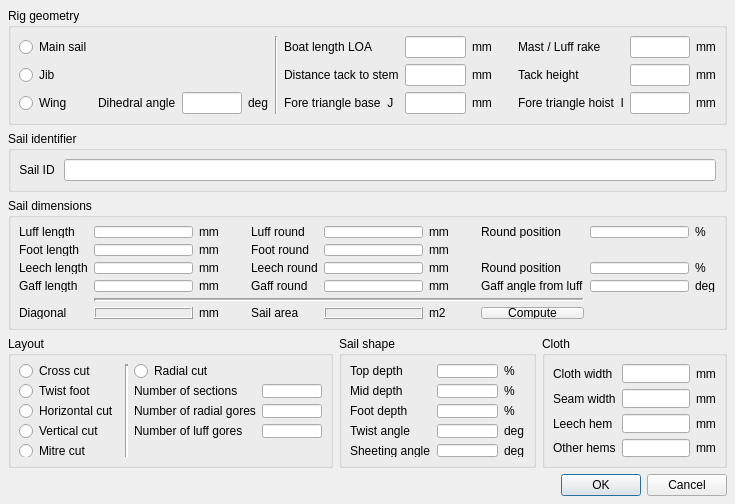
<ui version="4.0" >
 <author></author>
 <comment></comment>
 <exportmacro></exportmacro>
 <class>CFormDefBase</class>
 <widget class="QDialog" name="CFormDefBase" >
  <property name="geometry" >
   <rect>
    <x>0</x>
    <y>0</y>
    <width>735</width>
    <height>504</height>
   </rect>
  </property>
  <property name="minimumSize" >
   <size>
    <width>700</width>
    <height>500</height>
   </size>
  </property>
  <property name="windowTitle" >
   <string>Sail definition</string>
  </property>
  <layout class="QGridLayout" >
   <property name="margin" >
    <number>8</number>
   </property>
   <property name="spacing" >
    <number>6</number>
   </property>
   <item row="4" column="0" colspan="3" >
    <layout class="QHBoxLayout" >
     <property name="margin" >
      <number>0</number>
     </property>
     <property name="spacing" >
      <number>6</number>
     </property>
     <item>
      <spacer>
       <property name="orientation" >
        <enum>Qt::Horizontal</enum>
       </property>
       <property name="sizeType" >
        <enum>QSizePolicy::Expanding</enum>
       </property>
       <property name="sizeHint" >
        <size>
         <width>20</width>
         <height>20</height>
        </size>
       </property>
      </spacer>
     </item>
     <item>
      <widget class="QPushButton" name="btnOK" >
       <property name="focusPolicy" >
        <enum>Qt::StrongFocus</enum>
       </property>
       <property name="text" >
        <string>OK</string>
       </property>
      </widget>
     </item>
     <item>
      <widget class="QPushButton" name="btnCancel" >
       <property name="text" >
        <string>Cancel</string>
       </property>
      </widget>
     </item>
    </layout>
   </item>
   <item row="2" column="0" colspan="3" >
    <widget class="QGroupBox" name="GroupSail" >
     <property name="title" >
      <string>Sail dimensions</string>
     </property>
     <layout class="QGridLayout" >
      <property name="margin" >
       <number>8</number>
      </property>
      <property name="spacing" >
       <number>6</number>
      </property>
      <item row="0" column="3" >
       <spacer>
        <property name="orientation" >
         <enum>Qt::Horizontal</enum>
        </property>
        <property name="sizeType" >
         <enum>QSizePolicy::MinimumExpanding</enum>
        </property>
        <property name="sizeHint" >
         <size>
          <width>20</width>
          <height>20</height>
         </size>
        </property>
       </spacer>
      </item>
      <item row="0" column="6" >
       <widget class="QLabel" name="lbmm_6" >
        <property name="text" >
         <string>mm</string>
        </property>
       </widget>
      </item>
      <item row="0" column="7" >
       <spacer>
        <property name="orientation" >
         <enum>Qt::Horizontal</enum>
        </property>
        <property name="sizeType" >
         <enum>QSizePolicy::MinimumExpanding</enum>
        </property>
        <property name="sizeHint" >
         <size>
          <width>20</width>
          <height>20</height>
         </size>
        </property>
       </spacer>
      </item>
      <item row="0" column="8" >
       <widget class="QLabel" name="lbl12" >
        <property name="text" >
         <string>Round position</string>
        </property>
       </widget>
      </item>
      <item row="0" column="2" >
       <widget class="QLabel" name="lbmm_5" >
        <property name="text" >
         <string>mm</string>
        </property>
       </widget>
      </item>
      <item row="1" column="2" >
       <widget class="QLabel" name="lbmm_7" >
        <property name="text" >
         <string>mm</string>
        </property>
       </widget>
      </item>
      <item row="0" column="0" >
       <widget class="QLabel" name="lbl10" >
        <property name="text" >
         <string>Luff length</string>
        </property>
       </widget>
      </item>
      <item row="1" column="0" >
       <widget class="QLabel" name="lbl20" >
        <property name="text" >
         <string>Foot length</string>
        </property>
       </widget>
      </item>
      <item row="2" column="2" >
       <widget class="QLabel" name="lbmm_9" >
        <property name="text" >
         <string>mm</string>
        </property>
       </widget>
      </item>
      <item row="2" column="0" >
       <widget class="QLabel" name="lbl30" >
        <property name="text" >
         <string>Leech length</string>
        </property>
       </widget>
      </item>
      <item row="2" column="6" >
       <widget class="QLabel" name="lbmm_10" >
        <property name="text" >
         <string>mm</string>
        </property>
       </widget>
      </item>
      <item row="1" column="6" >
       <widget class="QLabel" name="lbmm_8" >
        <property name="text" >
         <string>mm</string>
        </property>
       </widget>
      </item>
      <item row="2" column="8" >
       <widget class="QLabel" name="lbl32" >
        <property name="text" >
         <string>Round position</string>
        </property>
       </widget>
      </item>
      <item row="3" column="0" >
       <widget class="QLabel" name="lbl40" >
        <property name="text" >
         <string>Gaff length</string>
        </property>
       </widget>
      </item>
      <item row="2" column="4" >
       <widget class="QLabel" name="lbl31" >
        <property name="text" >
         <string>Leech round</string>
        </property>
       </widget>
      </item>
      <item row="0" column="4" >
       <widget class="QLabel" name="lbl11" >
        <property name="text" >
         <string>Luff round</string>
        </property>
       </widget>
      </item>
      <item row="1" column="4" >
       <widget class="QLabel" name="lbl21" >
        <property name="text" >
         <string>Foot round</string>
        </property>
       </widget>
      </item>
      <item row="0" column="10" >
       <widget class="QLabel" name="lbpercent" >
        <property name="text" >
         <string>%</string>
        </property>
       </widget>
      </item>
      <item row="0" column="1" >
       <widget class="QLineEdit" name="txtLuffLen" >
        <property name="alignment" >
         <set>Qt::AlignHCenter</set>
        </property>
       </widget>
      </item>
      <item row="1" column="1" >
       <widget class="QLineEdit" name="txtFootLen" >
        <property name="alignment" >
         <set>Qt::AlignHCenter</set>
        </property>
       </widget>
      </item>
      <item row="2" column="1" >
       <widget class="QLineEdit" name="txtLeechLen" >
        <property name="alignment" >
         <set>Qt::AlignHCenter</set>
        </property>
       </widget>
      </item>
      <item row="0" column="5" >
       <widget class="QLineEdit" name="txtLuffRound" >
        <property name="alignment" >
         <set>Qt::AlignHCenter</set>
        </property>
       </widget>
      </item>
      <item row="2" column="5" >
       <widget class="QLineEdit" name="txtLeechRound" >
        <property name="alignment" >
         <set>Qt::AlignHCenter</set>
        </property>
       </widget>
      </item>
      <item row="0" column="9" >
       <widget class="QLineEdit" name="txtLuffRoundPos" >
        <property name="alignment" >
         <set>Qt::AlignHCenter</set>
        </property>
       </widget>
      </item>
      <item row="3" column="10" >
       <widget class="QLabel" name="lbdeg_2" >
        <property name="text" >
         <string>deg</string>
        </property>
       </widget>
      </item>
      <item row="2" column="10" >
       <widget class="QLabel" name="lbpercent_2" >
        <property name="text" >
         <string>%</string>
        </property>
       </widget>
      </item>
      <item row="2" column="9" >
       <widget class="QLineEdit" name="txtLeechRoundPos" >
        <property name="alignment" >
         <set>Qt::AlignHCenter</set>
        </property>
       </widget>
      </item>
      <item row="1" column="5" >
       <widget class="QLineEdit" name="txtFootRound" >
        <property name="alignment" >
         <set>Qt::AlignHCenter</set>
        </property>
       </widget>
      </item>
      <item row="3" column="4" >
       <widget class="QLabel" name="lbl41" >
        <property name="text" >
         <string>Gaff round</string>
        </property>
       </widget>
      </item>
      <item row="3" column="8" >
       <widget class="QLabel" name="lbl42" >
        <property name="text" >
         <string>Gaff angle from luff</string>
        </property>
       </widget>
      </item>
      <item row="3" column="6" >
       <widget class="QLabel" name="lbmm_12" >
        <property name="text" >
         <string>mm</string>
        </property>
       </widget>
      </item>
      <item row="3" column="2" >
       <widget class="QLabel" name="lbmm_11" >
        <property name="text" >
         <string>mm</string>
        </property>
       </widget>
      </item>
      <item row="3" column="9" >
       <widget class="QLineEdit" name="txtGaffAngle" >
        <property name="alignment" >
         <set>Qt::AlignHCenter</set>
        </property>
       </widget>
      </item>
      <item row="3" column="1" >
       <widget class="QLineEdit" name="txtGaffLen" >
        <property name="alignment" >
         <set>Qt::AlignHCenter</set>
        </property>
       </widget>
      </item>
      <item row="3" column="5" >
       <widget class="QLineEdit" name="txtGaffRound" >
        <property name="alignment" >
         <set>Qt::AlignHCenter</set>
        </property>
       </widget>
      </item>
      <item row="4" column="1" colspan="8" >
       <widget class="Line" name="Line2" >
        <property name="frameShape" >
         <enum>QFrame::HLine</enum>
        </property>
        <property name="frameShadow" >
         <enum>QFrame::Sunken</enum>
        </property>
        <property name="lineWidth" >
         <number>2</number>
        </property>
        <property name="midLineWidth" >
         <number>1</number>
        </property>
        <property name="orientation" >
         <enum>Qt::Horizontal</enum>
        </property>
       </widget>
      </item>
      <item row="5" column="1" >
       <widget class="QLabel" name="lblDiagonal" >
        <property name="frameShape" >
         <enum>QFrame::Box</enum>
        </property>
        <property name="frameShadow" >
         <enum>QFrame::Raised</enum>
        </property>
        <property name="text" >
         <string/>
        </property>
        <property name="alignment" >
         <set>Qt::AlignCenter</set>
        </property>
       </widget>
      </item>
      <item row="5" column="2" >
       <widget class="QLabel" name="lblmm13" >
        <property name="text" >
         <string>mm</string>
        </property>
       </widget>
      </item>
      <item row="5" column="0" >
       <widget class="QLabel" name="lbl46" >
        <property name="text" >
         <string>Diagonal</string>
        </property>
       </widget>
      </item>
      <item row="5" column="4" >
       <widget class="QLabel" name="lbl45" >
        <property name="text" >
         <string>Sail area</string>
        </property>
       </widget>
      </item>
      <item row="5" column="5" >
       <widget class="QLabel" name="lblSailArea" >
        <property name="frameShape" >
         <enum>QFrame::Box</enum>
        </property>
        <property name="frameShadow" >
         <enum>QFrame::Raised</enum>
        </property>
        <property name="text" >
         <string/>
        </property>
        <property name="alignment" >
         <set>Qt::AlignCenter</set>
        </property>
       </widget>
      </item>
      <item row="5" column="6" >
       <widget class="QLabel" name="lblm2_1" >
        <property name="text" >
         <string>m2</string>
        </property>
       </widget>
      </item>
      <item row="5" column="8" >
       <widget class="QPushButton" name="btnCompute" >
        <property name="text" >
         <string>Compute</string>
        </property>
       </widget>
      </item>
     </layout>
    </widget>
   </item>
   <item row="3" column="0" >
    <widget class="QGroupBox" name="GroupLayout" >
     <property name="title" >
      <string>Layout</string>
     </property>
     <layout class="QGridLayout" >
      <property name="margin" >
       <number>8</number>
      </property>
      <property name="spacing" >
       <number>6</number>
      </property>
      <item row="4" column="0" >
       <widget class="QRadioButton" name="radioMitre" >
        <property name="text" >
         <string>Mitre cut</string>
        </property>
       </widget>
      </item>
      <item row="0" column="0" >
       <widget class="QRadioButton" name="radioCross" >
        <property name="text" >
         <string>Cross cut</string>
        </property>
       </widget>
      </item>
      <item row="1" column="0" >
       <widget class="QRadioButton" name="radioTwist" >
        <property name="text" >
         <string>Twist foot</string>
        </property>
       </widget>
      </item>
      <item row="3" column="0" >
       <widget class="QRadioButton" name="radioVertical" >
        <property name="text" >
         <string>Vertical cut</string>
        </property>
       </widget>
      </item>
      <item row="0" column="2" >
       <widget class="QRadioButton" name="radioRadial" >
        <property name="text" >
         <string>Radial cut</string>
        </property>
       </widget>
      </item>
      <item row="1" column="3" >
       <widget class="QLineEdit" name="txtSections" >
        <property name="minimumSize" >
         <size>
          <width>22</width>
          <height>0</height>
         </size>
        </property>
        <property name="alignment" >
         <set>Qt::AlignHCenter</set>
        </property>
       </widget>
      </item>
      <item row="1" column="2" >
       <widget class="QLabel" name="TextLabel1" >
        <property name="text" >
         <string>Number of sections</string>
        </property>
       </widget>
      </item>
      <item row="2" column="3" >
       <widget class="QLineEdit" name="txtGores" >
        <property name="alignment" >
         <set>Qt::AlignHCenter</set>
        </property>
       </widget>
      </item>
      <item row="3" column="3" >
       <widget class="QLineEdit" name="txtLuffGores" >
        <property name="alignment" >
         <set>Qt::AlignHCenter</set>
        </property>
       </widget>
      </item>
      <item row="2" column="2" >
       <widget class="QLabel" name="TextLabel2" >
        <property name="text" >
         <string>Number of radial gores</string>
        </property>
       </widget>
      </item>
      <item row="3" column="2" >
       <widget class="QLabel" name="TextLabel3" >
        <property name="text" >
         <string>Number of luff gores</string>
        </property>
       </widget>
      </item>
      <item row="2" column="0" >
       <widget class="QRadioButton" name="radioHorizontal" >
        <property name="text" >
         <string>Horizontal cut</string>
        </property>
       </widget>
      </item>
      <item rowspan="5" row="0" column="1" >
       <widget class="Line" name="Line7" >
        <property name="frameShape" >
         <enum>QFrame::VLine</enum>
        </property>
        <property name="frameShadow" >
         <enum>QFrame::Sunken</enum>
        </property>
        <property name="lineWidth" >
         <number>2</number>
        </property>
        <property name="orientation" >
         <enum>Qt::Vertical</enum>
        </property>
       </widget>
      </item>
     </layout>
    </widget>
   </item>
   <item row="3" column="1" >
    <widget class="QGroupBox" name="GroupShape" >
     <property name="title" >
      <string>Sail shape</string>
     </property>
     <layout class="QGridLayout" >
      <property name="margin" >
       <number>8</number>
      </property>
      <property name="spacing" >
       <number>6</number>
      </property>
      <item row="0" column="2" >
       <widget class="QLabel" name="lbpercent_3" >
        <property name="text" >
         <string>%</string>
        </property>
       </widget>
      </item>
      <item row="1" column="2" >
       <widget class="QLabel" name="lbpercent_4" >
        <property name="text" >
         <string>%</string>
        </property>
       </widget>
      </item>
      <item row="0" column="1" >
       <widget class="QLineEdit" name="txtTopDepth" >
        <property name="minimumSize" >
         <size>
          <width>22</width>
          <height>0</height>
         </size>
        </property>
        <property name="alignment" >
         <set>Qt::AlignHCenter</set>
        </property>
       </widget>
      </item>
      <item row="1" column="1" >
       <widget class="QLineEdit" name="txtMidDepth" >
        <property name="alignment" >
         <set>Qt::AlignHCenter</set>
        </property>
       </widget>
      </item>
      <item row="2" column="2" >
       <widget class="QLabel" name="lbpercent_5" >
        <property name="text" >
         <string>%</string>
        </property>
       </widget>
      </item>
      <item row="2" column="1" >
       <widget class="QLineEdit" name="txtFootDepth" >
        <property name="alignment" >
         <set>Qt::AlignHCenter</set>
        </property>
       </widget>
      </item>
      <item row="0" column="0" >
       <widget class="QLabel" name="lbl50" >
        <property name="text" >
         <string>Top depth</string>
        </property>
       </widget>
      </item>
      <item row="1" column="0" >
       <widget class="QLabel" name="lbl51" >
        <property name="text" >
         <string>Mid depth</string>
        </property>
       </widget>
      </item>
      <item row="2" column="0" >
       <widget class="QLabel" name="lbl52" >
        <property name="text" >
         <string>Foot depth</string>
        </property>
       </widget>
      </item>
      <item row="3" column="1" >
       <widget class="QLineEdit" name="txtTwistAngle" >
        <property name="alignment" >
         <set>Qt::AlignHCenter</set>
        </property>
       </widget>
      </item>
      <item row="4" column="1" >
       <widget class="QLineEdit" name="txtSheetAngle" >
        <property name="alignment" >
         <set>Qt::AlignHCenter</set>
        </property>
       </widget>
      </item>
      <item row="3" column="0" >
       <widget class="QLabel" name="TextLabel4" >
        <property name="text" >
         <string>Twist angle</string>
        </property>
       </widget>
      </item>
      <item row="4" column="0" >
       <widget class="QLabel" name="TextLabel5" >
        <property name="text" >
         <string>Sheeting angle</string>
        </property>
       </widget>
      </item>
      <item row="3" column="2" >
       <widget class="QLabel" name="lbdeg_3" >
        <property name="text" >
         <string>deg</string>
        </property>
       </widget>
      </item>
      <item row="4" column="2" >
       <widget class="QLabel" name="lbdeg_4" >
        <property name="text" >
         <string>deg</string>
        </property>
       </widget>
      </item>
     </layout>
    </widget>
   </item>
   <item row="3" column="2" >
    <widget class="QGroupBox" name="GroupCloth" >
     <property name="title" >
      <string>Cloth</string>
     </property>
     <layout class="QGridLayout" >
      <property name="margin" >
       <number>8</number>
      </property>
      <property name="spacing" >
       <number>6</number>
      </property>
      <item row="0" column="2" >
       <widget class="QLabel" name="lbmm_60" >
        <property name="text" >
         <string>mm</string>
        </property>
       </widget>
      </item>
      <item row="1" column="2" >
       <widget class="QLabel" name="lbmm_61" >
        <property name="text" >
         <string>mm</string>
        </property>
       </widget>
      </item>
      <item row="2" column="2" >
       <widget class="QLabel" name="lbmm_62" >
        <property name="text" >
         <string>mm</string>
        </property>
       </widget>
      </item>
      <item row="2" column="1" >
       <widget class="QLineEdit" name="txtLeechHemWidth" >
        <property name="alignment" >
         <set>Qt::AlignHCenter</set>
        </property>
       </widget>
      </item>
      <item row="0" column="0" >
       <widget class="QLabel" name="lbl60" >
        <property name="text" >
         <string>Cloth width</string>
        </property>
       </widget>
      </item>
      <item row="3" column="1" >
       <widget class="QLineEdit" name="txtHemsWidth" >
        <property name="alignment" >
         <set>Qt::AlignHCenter</set>
        </property>
       </widget>
      </item>
      <item row="2" column="0" >
       <widget class="QLabel" name="lbl62" >
        <property name="text" >
         <string>Leech hem</string>
        </property>
       </widget>
      </item>
      <item row="3" column="0" >
       <widget class="QLabel" name="lbl63" >
        <property name="text" >
         <string>Other hems</string>
        </property>
       </widget>
      </item>
      <item row="3" column="2" >
       <widget class="QLabel" name="lbmm_63" >
        <property name="text" >
         <string>mm</string>
        </property>
       </widget>
      </item>
      <item row="1" column="0" >
       <widget class="QLabel" name="lbl61" >
        <property name="text" >
         <string>Seam width</string>
        </property>
       </widget>
      </item>
      <item row="1" column="1" >
       <widget class="QLineEdit" name="txtSeamWidth" >
        <property name="alignment" >
         <set>Qt::AlignHCenter</set>
        </property>
       </widget>
      </item>
      <item row="0" column="1" >
       <widget class="QLineEdit" name="txtClothWidth" >
        <property name="minimumSize" >
         <size>
          <width>60</width>
          <height>0</height>
         </size>
        </property>
        <property name="alignment" >
         <set>Qt::AlignHCenter</set>
        </property>
       </widget>
      </item>
     </layout>
    </widget>
   </item>
   <item row="1" column="0" colspan="3" >
    <widget class="QGroupBox" name="GroupSailID" >
     <property name="title" >
      <string>Sail identifier</string>
     </property>
     <layout class="QGridLayout" >
      <property name="margin" >
       <number>8</number>
      </property>
      <property name="spacing" >
       <number>6</number>
      </property>
      <item row="0" column="1" >
       <widget class="QLineEdit" name="txtSailID" >
        <property name="alignment" >
         <set>Qt::AlignLeading</set>
        </property>
       </widget>
      </item>
      <item row="0" column="0" >
       <widget class="QLabel" name="lbl7" >
        <property name="text" >
         <string>Sail ID </string>
        </property>
        <property name="alignment" >
         <set>Qt::AlignRight|Qt::AlignTrailing|Qt::AlignVCenter</set>
        </property>
       </widget>
      </item>
     </layout>
    </widget>
   </item>
   <item row="0" column="0" colspan="3" >
    <widget class="QGroupBox" name="GroupRig" >
     <property name="title" >
      <string>Rig geometry</string>
     </property>
     <layout class="QGridLayout" >
      <property name="margin" >
       <number>8</number>
      </property>
      <property name="spacing" >
       <number>6</number>
      </property>
      <item row="2" column="11" >
       <widget class="QLabel" name="lbmm_3" >
        <property name="text" >
         <string>mm</string>
        </property>
       </widget>
      </item>
      <item row="2" column="10" >
       <widget class="QLineEdit" name="txtTriangHoist" >
        <property name="alignment" >
         <set>Qt::AlignHCenter</set>
        </property>
       </widget>
      </item>
      <item row="0" column="10" >
       <widget class="QLineEdit" name="txtRake" >
        <property name="minimumSize" >
         <size>
          <width>60</width>
          <height>0</height>
         </size>
        </property>
        <property name="alignment" >
         <set>Qt::AlignHCenter</set>
        </property>
       </widget>
      </item>
      <item row="0" column="11" >
       <widget class="QLabel" name="lbmm_16" >
        <property name="text" >
         <string>mm</string>
        </property>
       </widget>
      </item>
      <item row="2" column="6" >
       <widget class="QLineEdit" name="txtTriangBase" >
        <property name="alignment" >
         <set>Qt::AlignHCenter</set>
        </property>
       </widget>
      </item>
      <item row="0" column="8" >
       <spacer>
        <property name="orientation" >
         <enum>Qt::Horizontal</enum>
        </property>
        <property name="sizeType" >
         <enum>QSizePolicy::MinimumExpanding</enum>
        </property>
        <property name="sizeHint" >
         <size>
          <width>20</width>
          <height>20</height>
         </size>
        </property>
       </spacer>
      </item>
      <item row="1" column="11" >
       <widget class="QLabel" name="lbmm_4" >
        <property name="text" >
         <string>mm</string>
        </property>
       </widget>
      </item>
      <item row="1" column="10" >
       <widget class="QLineEdit" name="txtTackHeight" >
        <property name="alignment" >
         <set>Qt::AlignHCenter</set>
        </property>
       </widget>
      </item>
      <item row="1" column="6" >
       <widget class="QLineEdit" name="txtTackDist" >
        <property name="alignment" >
         <set>Qt::AlignHCenter</set>
        </property>
       </widget>
      </item>
      <item row="0" column="6" >
       <widget class="QLineEdit" name="txtLOA" >
        <property name="minimumSize" >
         <size>
          <width>60</width>
          <height>0</height>
         </size>
        </property>
        <property name="alignment" >
         <set>Qt::AlignHCenter</set>
        </property>
       </widget>
      </item>
      <item row="2" column="3" >
       <widget class="QLabel" name="lbdeg_2_2" >
        <property name="text" >
         <string>deg</string>
        </property>
       </widget>
      </item>
      <item row="2" column="2" >
       <widget class="QLineEdit" name="txtDihedral" >
        <property name="minimumSize" >
         <size>
          <width>30</width>
          <height>0</height>
         </size>
        </property>
       </widget>
      </item>
      <item row="2" column="0" >
       <widget class="QRadioButton" name="radioWing" >
        <property name="text" >
         <string>Wing</string>
        </property>
       </widget>
      </item>
      <item row="1" column="0" >
       <widget class="QRadioButton" name="radioJib" >
        <property name="text" >
         <string>Jib</string>
        </property>
       </widget>
      </item>
      <item row="0" column="0" >
       <widget class="QRadioButton" name="radioMainSail" >
        <property name="text" >
         <string>Main sail</string>
        </property>
       </widget>
      </item>
      <item row="1" column="7" >
       <widget class="QLabel" name="lbmm" >
        <property name="text" >
         <string>mm</string>
        </property>
       </widget>
      </item>
      <item row="2" column="7" >
       <widget class="QLabel" name="lbmm_2" >
        <property name="text" >
         <string>mm</string>
        </property>
       </widget>
      </item>
      <item row="0" column="7" >
       <widget class="QLabel" name="lbmm_15" >
        <property name="text" >
         <string>mm</string>
        </property>
       </widget>
      </item>
      <item row="2" column="1" >
       <widget class="QLabel" name="lbl8" >
        <property name="text" >
         <string>Dihedral angle</string>
        </property>
       </widget>
      </item>
      <item row="0" column="5" >
       <widget class="QLabel" name="lbl6" >
        <property name="text" >
         <string>Boat length LOA</string>
        </property>
       </widget>
      </item>
      <item row="1" column="5" >
       <widget class="QLabel" name="lbl3" >
        <property name="text" >
         <string>Distance tack to stem</string>
        </property>
       </widget>
      </item>
      <item row="2" column="5" >
       <widget class="QLabel" name="lbl4" >
        <property name="text" >
         <string>Fore triangle base  J</string>
        </property>
       </widget>
      </item>
      <item row="0" column="9" >
       <widget class="QLabel" name="lbl1" >
        <property name="text" >
         <string>Mast / Luff rake</string>
        </property>
       </widget>
      </item>
      <item row="1" column="9" >
       <widget class="QLabel" name="lbl2" >
        <property name="text" >
         <string>Tack height</string>
        </property>
       </widget>
      </item>
      <item row="2" column="9" >
       <widget class="QLabel" name="lbl5" >
        <property name="text" >
         <string>Fore triangle hoist  I</string>
        </property>
       </widget>
      </item>
      <item rowspan="3" row="0" column="4" >
       <widget class="Line" name="Line3" >
        <property name="frameShape" >
         <enum>QFrame::VLine</enum>
        </property>
        <property name="frameShadow" >
         <enum>QFrame::Sunken</enum>
        </property>
        <property name="orientation" >
         <enum>Qt::Vertical</enum>
        </property>
       </widget>
      </item>
     </layout>
    </widget>
   </item>
  </layout>
 </widget>
 <pixmapfunction>qPixmapFromMimeSource</pixmapfunction>
 <tabstops>
  <tabstop>radioMainSail</tabstop>
  <tabstop>radioJib</tabstop>
  <tabstop>txtLOA</tabstop>
  <tabstop>txtTriangBase</tabstop>
  <tabstop>txtTriangHoist</tabstop>
  <tabstop>txtTackDist</tabstop>
  <tabstop>txtTackHeight</tabstop>
  <tabstop>txtRake</tabstop>
  <tabstop>txtSailID</tabstop>
  <tabstop>txtLuffLen</tabstop>
  <tabstop>txtFootLen</tabstop>
  <tabstop>txtLeechLen</tabstop>
  <tabstop>txtGaffLen</tabstop>
  <tabstop>txtLuffRound</tabstop>
  <tabstop>txtFootRound</tabstop>
  <tabstop>txtLeechRound</tabstop>
  <tabstop>txtGaffRound</tabstop>
  <tabstop>txtLuffRoundPos</tabstop>
  <tabstop>txtLeechRoundPos</tabstop>
  <tabstop>txtGaffAngle</tabstop>
  <tabstop>btnCompute</tabstop>
  <tabstop>radioCross</tabstop>
  <tabstop>radioTwist</tabstop>
  <tabstop>radioHorizontal</tabstop>
  <tabstop>radioVertical</tabstop>
  <tabstop>radioMitre</tabstop>
  <tabstop>radioRadial</tabstop>
  <tabstop>txtSections</tabstop>
  <tabstop>txtGores</tabstop>
  <tabstop>txtLuffGores</tabstop>
  <tabstop>txtTopDepth</tabstop>
  <tabstop>txtMidDepth</tabstop>
  <tabstop>txtFootDepth</tabstop>
  <tabstop>txtTwistAngle</tabstop>
  <tabstop>txtSheetAngle</tabstop>
  <tabstop>txtClothWidth</tabstop>
  <tabstop>txtSeamWidth</tabstop>
  <tabstop>txtLeechHemWidth</tabstop>
  <tabstop>txtHemsWidth</tabstop>
  <tabstop>btnOK</tabstop>
  <tabstop>btnCancel</tabstop>
 </tabstops>
 <resources/>
 <connections/>
</ui>
